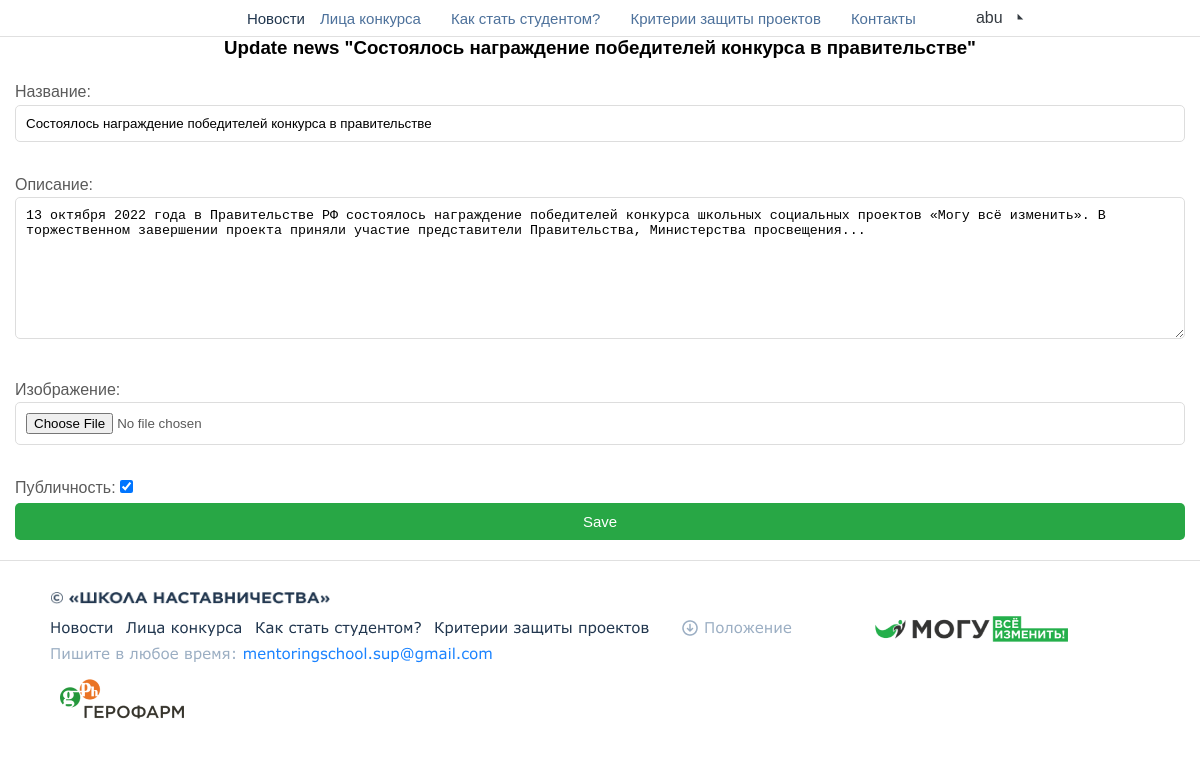
The app's page /workspace/ubdate/1/ (signed in) with its own data.
### news/models.py (models this page shows, shortened)
class News(models.Model):
    class Meta:
        verbose_name = 'новост'
        verbose_name_plural = 'новости'
    name = models.CharField(verbose_name='название', max_length=100)
    image = models.ImageField(verbose_name='изображение', upload_to='news_images/')
    description = models.CharField(verbose_name='описание', max_length=300)
    is_published = models.BooleanField(verbose_name='публичность', default=True)
    date = models.DateTimeField(verbose_name='дата добавление', auto_now_add=True)

### workspace/views.py (the view)
# urls.py: path('ubdate/<int:id>/', views.ubdate_news, name='ubdate_news'),
@login_required(login_url='/workspace/login/')
def ubdate_news(request, id):
    news = get_object_or_404(News, id=id)
    form = NewsModelForm(instance=news)
    if request.method == 'POST':
        form = NewsModelForm(data=request.POST, files=request.FILES, instance=news)
        if form.is_valid():
            form.save()
            messages.success(request, f'The product "{news.name}" has been successfully updated!')
            return redirect('/workspace/')
    return render(request, 'workspace/ubdate_news.html', {
        'news': news,
        'form': form,
    })

### workspace/forms.py
class NewsModelForm(forms.ModelForm):
    class Meta:
        model = News
        fields = (
            'name',
            'description',
            'image',
            'is_published',
        )
        widgets = {
            'name': forms.TextInput(attrs={
                'class': 'form-control',
                'placeholder': 'Название',
            }),
            'description': forms.Textarea(attrs={
                'class': 'form-control',
                'rows': '8',
            }),
            'image': forms.FileInput(attrs={
                'class': 'form-control',
            }),
            'is_published': forms.CheckboxInput(attrs={
                'class': 'form-check-input',
                'id': 'id_is_published',
            }),
        }

### templates/workspace/ubdate_news.html (shortened to what this page needs)
{% extends 'base.html' %}
{% load static %}
{% block content %}
    <div class="gert">
      <h3 class="mb-4">Update news "{{ news.name }}"</h3>
    <form action="{% url 'ubdate_news' id=news.id %}" method="POST" enctype="multipart/form-data">
        {{ form.as_p }}
        <div>
            <button type="submit" class="btn btn-success">Save</button>
        </div>
    </form>
    </div>
{% endblock content %}

### templates/base.html (shortened to what this page needs)
{% load static %}
<!doctype html>
<html lang="en">
<head>
    <link rel="stylesheet" href="{% static 'css/style.css' %}">
    <link rel="stylesheet" href="https://cdnjs.cloudflare.com/ajax/libs/font-awesome/6.5.2/css/all.min.css" />
</head>
<body>
    {% include 'components/nav.html' %}
    <main class="container4" >
    {% block content %}
    {% endblock content %}
</main>
{% include 'components/footer.html' %}
</body>
</html>

### templates/components/nav.html (shortened to what this page needs)
{% load static %}
<header>
    <div class="container-header">
        <div class="header">
            <nav class="nav">
                <a class="novost" href="{% url 'index_new' %}">Новости</a>
                <a class="nava" href="#">Лица конкурса</a>
                <a class="nava" href="#">Как стать студентом?</a>
                <a class="nava" href="#">Критерии защиты проектов</a>
                <a class="nava" href="#">Контакты</a>
            </nav>
        </div>
        {% if request.user.is_authenticated %}
        <div class="nav-item dropdown">
            <a class="nav-link dropdown-toggle" href="#" role="button" data-bs-toggle="dropdown" aria-expanded="false">
                {{ request.user.username }}
            </a>
        </div>
    {% endif %}
    </div>
</header>

### templates/components/footer.html (shortened to what this page needs)
{% load static %}
<footer style="align-items: center; display: flex; flex-wrap: wrap; padding-top: 25px; padding-left: 50px; padding-right: 20px; padding-bottom: 20px;">
    <div class="der1" style="
    width: 825px;">
        <img style="width: 280px; height: 12px; margin-bottom:10px;" src="{% static 'img/© «Школа наставничества».png' %}" alt="">
    <img src="{% static 'img/Frame 2.png' %}" alt="">
    </div>
    <img src="{% static 'img/Rectangle 14.png' %}" alt="">
    <img style="margin-left: 10px;" src="{% static 'img/Rectangle 15.png' %}" alt="">
</footer>

### static/css/style.css (style rules this page uses)
* { padding: 0; margin: 0; box-sizing: border-box; text-decoration: none; }

### templates/workspace/ubdate_news.html (style rules this page uses)
body { font-family: Arial, sans-serif; }
#id_is_published { margin-bottom: 10px; }
h3 { text-align: center; margin-bottom: 20px; }
.form-control, .form-select { width: 100%; padding: 10px; margin-bottom: 10px; border: 1px solid #ddd; border-radius: 5px; }
.btn-success { background-color: #28a745; border-color: #28a745; color: #fff; padding: 10px; border-radius: 5px; cursor: pointer; display: flex; align-items: center; justify-content: center; width:100%; border:none; font-size:15px; }
.gert { width: 100%; max-width: 1230px; padding: 0 15px; margin: 0 auto; }
form { margin-top: 20px; margin-bottom: 20px; }

### templates/components/footer.html (style rules this page uses)
footer { border-top: 1px solid #E0E0E0; }

### records on screen
News: name "Состоялось награждение победителей конкурса в правительстве", description "13 октября 2022 года в Правительстве РФ состоялось награждение победителей конкурса школьных социальных проектов «Могу всё изменить». В торжественном завершении проекта приняли участие представители Правительства, Министерства просвещения...", is_published "☑"

### other values on screen
{{ request.user.username }} "abu"
